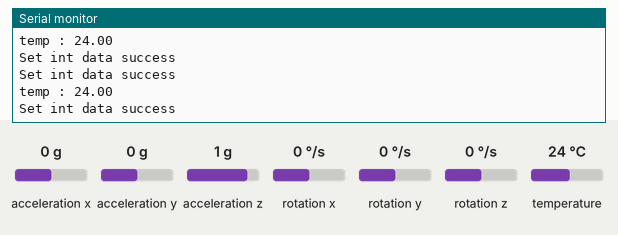
The sketch below on a simulated ESP32. Shown: the last lines printed to the serial monitor. The test bench sets the inputs (shaded band); at power-on: temperature 24 °C, acceleration x 0 g, acceleration y 0 g, acceleration z 1 g, rotation x 0 °/s, rotation y 0 °/s, rotation z 0 °/s. WiFi joins after 1.5 s; servers stay silent unless stated.

Above: at 2.7 s.
2.8 s: temperature set to 12 °C
At 2.84 s:
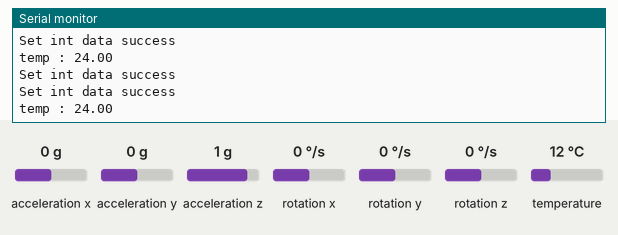
4.3 s: temperature set to 19 °C
At 4.36 s:
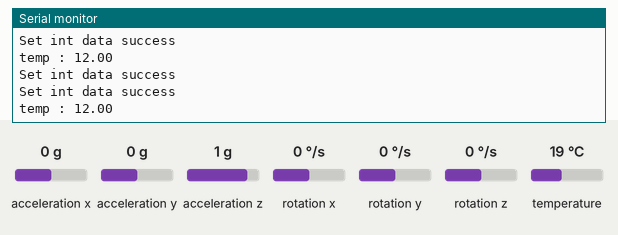
Timing chart, 0 to 7.3 s (numbered marks = the images above; inputs shaded):
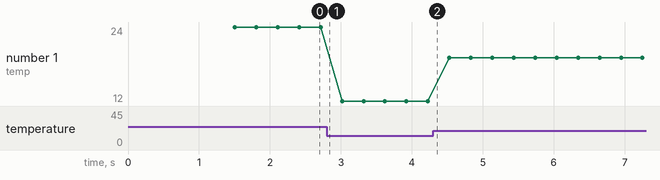

The sketch:

Temp_to_firebase.ino
```cpp
#include <WiFi.h>
#include <FirebaseESP32.h>
#include <MPU6050_tockn.h>
#include <Wire.h>

#define FIREBASE_HOST "tris-46e5f.firebaseio.com"
#define FIREBASE_AUTH "TfZnOyBGJ3AupSan1WXbXFl13xDvCioT4J4q0cI9"
#define WIFI_SSID "pulkit"
#define WIFI_PASSWORD "pulkit123"
#define SDA_PIN 21
#define SCL_PIN 22

FirebaseData firebaseData;
MPU6050 mpu6050(Wire);

bool tamperStatus=false;
void setup() {

  Serial.begin(115200);

  WiFi.begin(WIFI_SSID, WIFI_PASSWORD);
  Serial.print("Connecting to Wi-Fi");
  while (WiFi.status() != WL_CONNECTED)
  {
    Serial.print(".");
    delay(300);
  }
  Serial.println();
  Serial.print("Connected with IP: ");
  Serial.println(WiFi.localIP());
  Serial.println();

  Firebase.begin(FIREBASE_HOST, FIREBASE_AUTH);
  Firebase.reconnectWiFi(true);

  Wire.begin();
  mpu6050.begin();

}

void loop() {
  mpu6050.update();
  float temp=mpu6050.getTemp();
  Serial.print("temp : ");Serial.println(mpu6050.getTemp());
  if(Firebase.set(firebaseData, "/Temp", temp))
  {
    //Success
     Serial.println("Set int data success");

  }
  else{
    Serial.print("Error in setting");
    Serial.println(firebaseData.errorReason());
  }
  if(Firebase.setBool(firebaseData,"/TamperStatus",tamperStatus))
  {
     Serial.println("Set int data success");
  }
  else{
    Serial.print("Error in setting");
    Serial.println(firebaseData.errorReason());
  }
}
```

Measured:
- plotted number 1: 24 → 12 after the input at 2.8 s, 12 → 19 after the input at 4.3 s
